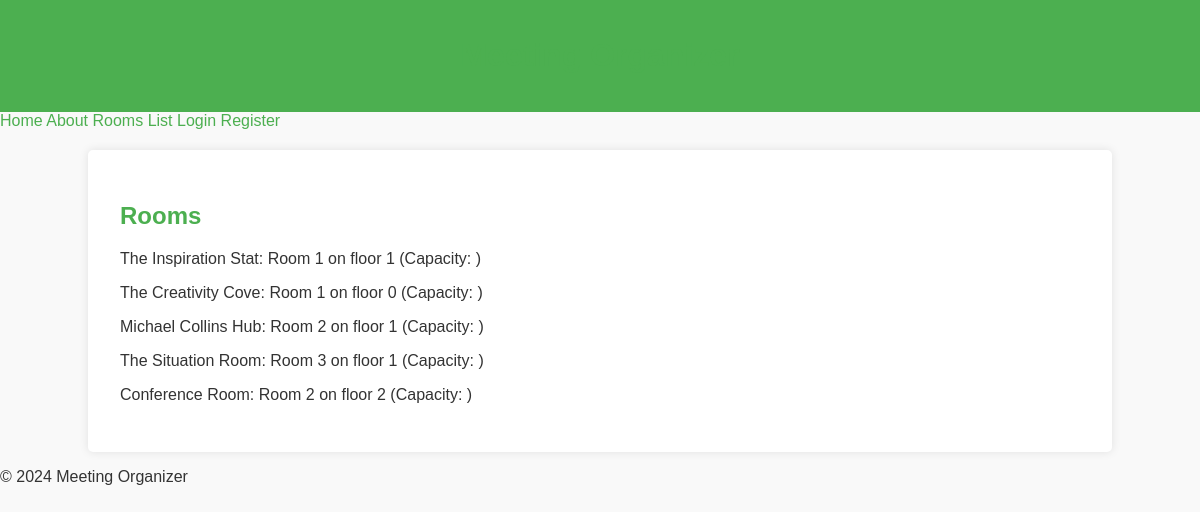
The page /meetings/rooms on the database as committed earlier.
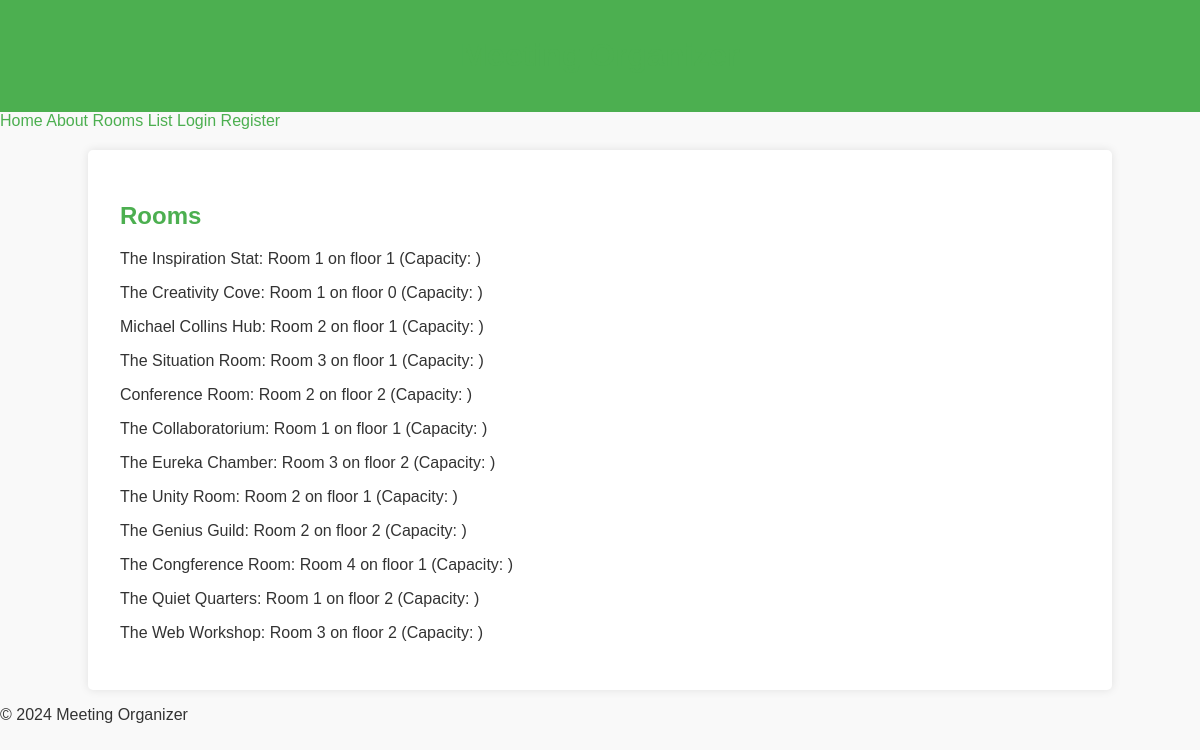
The same page on the database as committed later.
### meetings/models.py (models this page shows, shortened)
class Room(models.Model):
    name = models.CharField(max_length=30)
    floor = models.IntegerField(default=0)
    room_number = models.IntegerField()

### meetings/views.py (the view)
# urls.py: path('rooms', views.rooms_list, name='rooms'),
def rooms_list(request):
    return render(request, "meetings/rooms_list.html", {"rooms": Room.objects.all()})

### meetings/templates/meetings/rooms_list.html (shortened to what this page needs)
{% extends 'base.html' %}
{% block content %}
<h2>Rooms</h2>
<ul>
    {% for room in rooms %}
    <li>
        {{ room.name }}: Room {{ room.room_number }} on floor {{ room.floor }} (Capacity: {{ room.capacity }})
    </li>
    {% endfor %}
</ul>
{% endblock %}

Rows that differ between the two databases and show on the page:
added Room: name "The Collaboratorium", room_number "1", floor "1"
added Room: name "The Eureka Chamber", room_number "3", floor "2"
added Room: name "The Unity Room", room_number "2", floor "1"
added Room: name "The Genius Guild", room_number "2", floor "2"
added Room: name "The Congference Room", room_number "4", floor "1"
added Room: name "The Quiet Quarters", room_number "1", floor "2"
added Room: name "The Web Workshop", room_number "3", floor "2"
